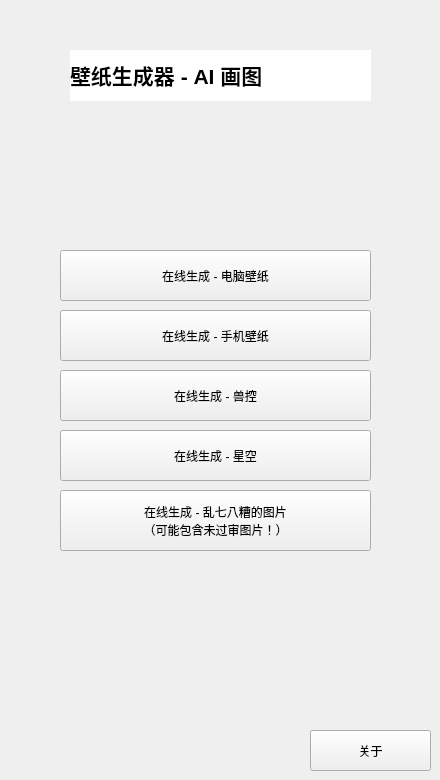
<?xml version="1.0" encoding="UTF-8"?>
<ui version="4.0">
 <class>MainWindow</class>
 <widget class="QMainWindow" name="MainWindow">
  <property name="geometry">
   <rect>
    <x>0</x>
    <y>0</y>
    <width>440</width>
    <height>780</height>
   </rect>
  </property>
  <property name="contextMenuPolicy">
   <enum>Qt::DefaultContextMenu</enum>
  </property>
  <property name="windowTitle">
   <string>壁纸生成器 2.0 - AI画图</string>
  </property>
  <property name="autoFillBackground">
   <bool>false</bool>
  </property>
  <property name="styleSheet">
   <string notr="true">#centralwidget{image: url(:/PNG/BACKIMG.png);}</string>
  </property>
  <widget class="QWidget" name="centralwidget">
   <widget class="QLabel" name="label">
    <property name="geometry">
     <rect>
      <x>70</x>
      <y>50</y>
      <width>301</width>
      <height>51</height>
     </rect>
    </property>
    <property name="styleSheet">
     <string notr="true">background-color: rgb(255, 255, 255);</string>
    </property>
    <property name="text">
     <string>&lt;html&gt;&lt;head/&gt;&lt;body&gt;&lt;p&gt;&lt;span style=&quot; font-size:16pt; font-weight:600;&quot;&gt;壁纸生成器 - AI 画图&lt;/span&gt;&lt;/p&gt;&lt;/body&gt;&lt;/html&gt;</string>
    </property>
   </widget>
   <widget class="QPushButton" name="pushButton">
    <property name="geometry">
     <rect>
      <x>60</x>
      <y>250</y>
      <width>311</width>
      <height>51</height>
     </rect>
    </property>
    <property name="text">
     <string>在线生成 - 电脑壁纸</string>
    </property>
   </widget>
   <widget class="QPushButton" name="pushButton_2">
    <property name="geometry">
     <rect>
      <x>60</x>
      <y>310</y>
      <width>311</width>
      <height>51</height>
     </rect>
    </property>
    <property name="text">
     <string>在线生成 - 手机壁纸</string>
    </property>
   </widget>
   <widget class="QPushButton" name="pushButton_3">
    <property name="geometry">
     <rect>
      <x>60</x>
      <y>370</y>
      <width>311</width>
      <height>51</height>
     </rect>
    </property>
    <property name="text">
     <string>在线生成 - 兽控</string>
    </property>
   </widget>
   <widget class="QPushButton" name="pushButton_4">
    <property name="geometry">
     <rect>
      <x>60</x>
      <y>430</y>
      <width>311</width>
      <height>51</height>
     </rect>
    </property>
    <property name="text">
     <string>在线生成 - 星空</string>
    </property>
   </widget>
   <widget class="QPushButton" name="pushButton_5">
    <property name="geometry">
     <rect>
      <x>60</x>
      <y>490</y>
      <width>311</width>
      <height>61</height>
     </rect>
    </property>
    <property name="text">
     <string>在线生成 - 乱七八糟的图片
（可能包含未过审图片！）</string>
    </property>
   </widget>
   <widget class="QPushButton" name="pushButton_6">
    <property name="geometry">
     <rect>
      <x>310</x>
      <y>730</y>
      <width>121</width>
      <height>41</height>
     </rect>
    </property>
    <property name="text">
     <string>关于</string>
    </property>
   </widget>
  </widget>
 </widget>
 <resources>
  <include location="2.0资源.qrc"/>
 </resources>
 <connections/>
</ui>
